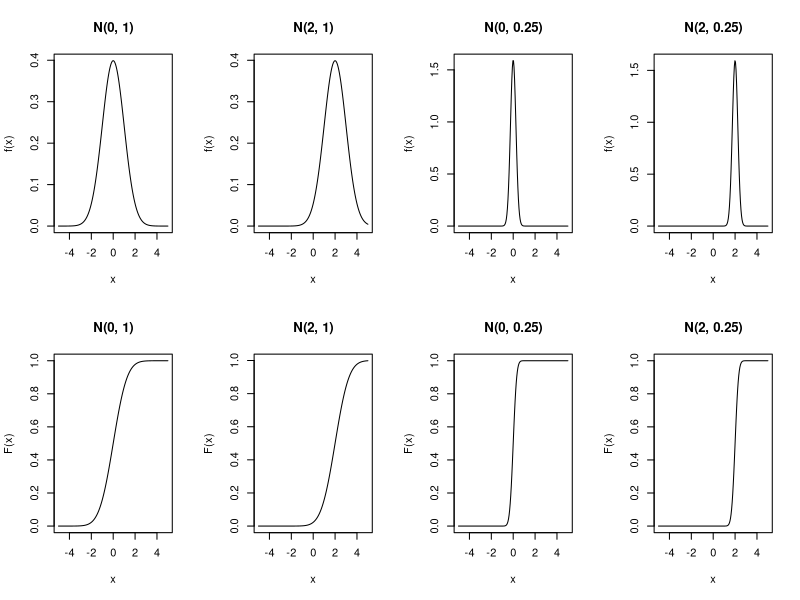
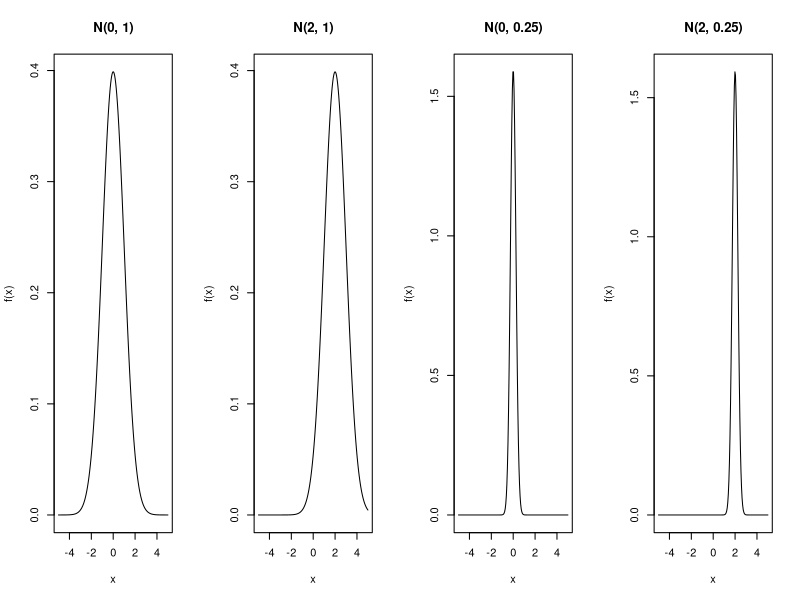
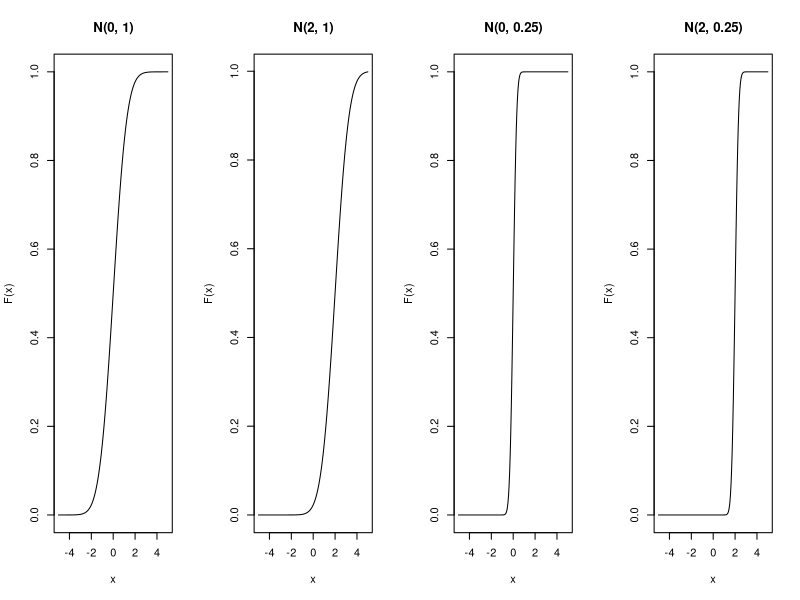

Write the R code that produced these figures, in order.
#
# Title:
#   Ejercicios Computación Estadística - Hoja 5 - Ejercicio 3
#
# Author:
#   Sergio García Prado - garciparedes.me
#
# Date:
#   April 2018
#


rm(list = ls())


#
# Apartado a)
#

par(mfrow = c(2, 4))
x  <- seq(-5, 5, length = 200)
for (i in c(1, 0.25)) {
  for (j in c(0, 2)) {
    plot(x, dnorm(x, j, i), type = "l", ylab = "f(x)", main = paste0("N(",j, ", ", i, ")"))
  }
}
for (i in c(1, 0.25)) {
  for (j in c(0, 2)) {
    plot(x, pnorm(x, j, i), type = "l", ylab = "F(x)", main = paste0("N(",j, ", ", i, ")"))
  }
}

#
# Apartado b)
#

par(mfrow = c(1, 4))
x  <- seq(-5, 5, length = 200)
for (i in c(1, 0.25)) {
  for (j in c(0, 2)) {
    plot(x, dnorm(x, j, i), type = "l", ylab = "f(x)", main = paste0("N(",j, ", ", i, ")"))
  }
}
for (i in c(1, 0.25)) {
  for (j in c(0, 2)) {
    plot(x, pnorm(x, j, i), type = "l", ylab = "F(x)", main = paste0("N(",j, ", ", i, ")"))
  }
}

#
# Apartado c)
#

d <- rnorm(400, 3, 2)

mean(d)
median(d)
var(d)
min(d)
max(d)
quantile(d, 0.25)
quantile(d, 0.75)
IQR(d)
